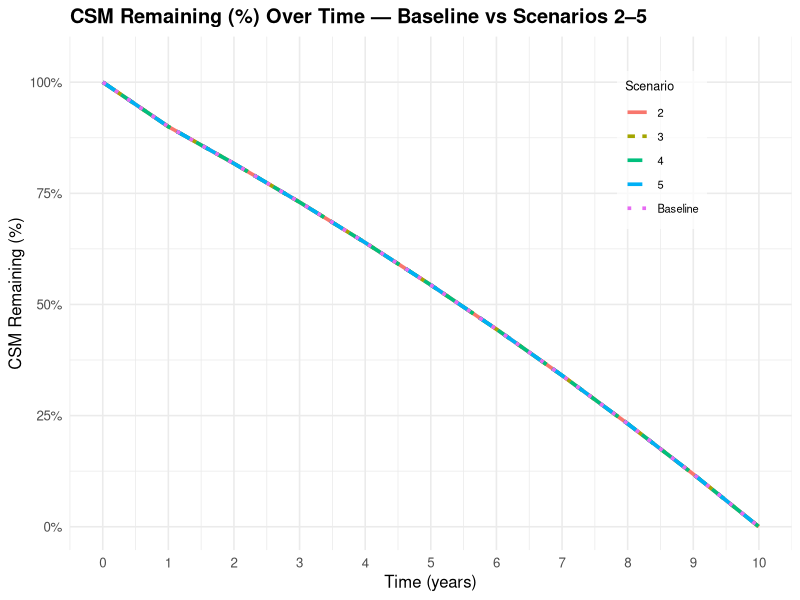
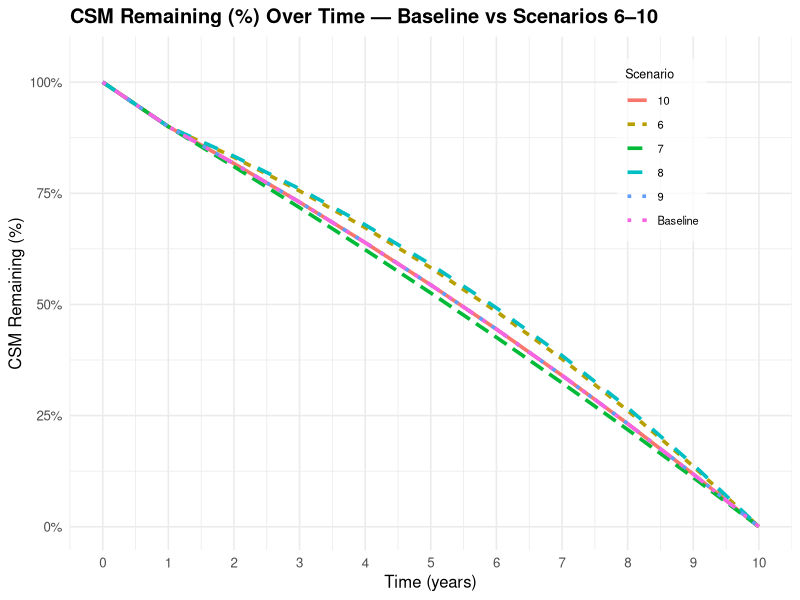
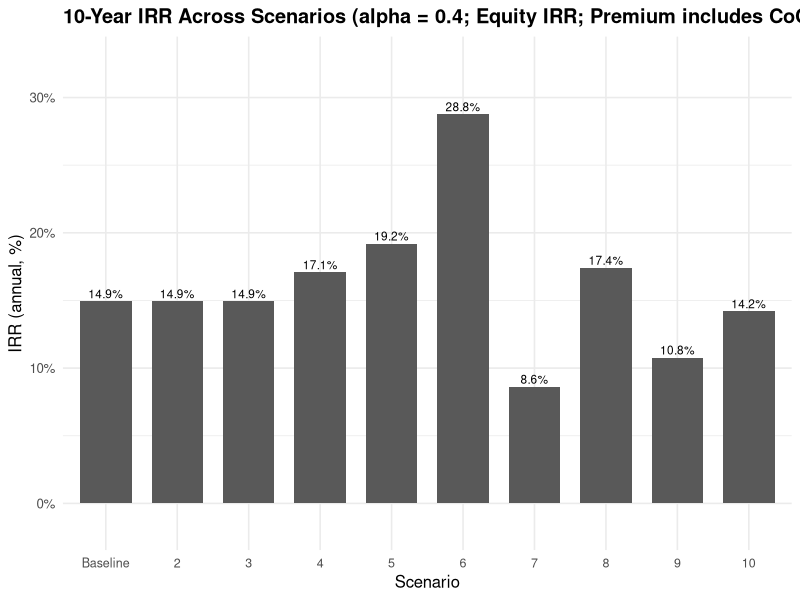
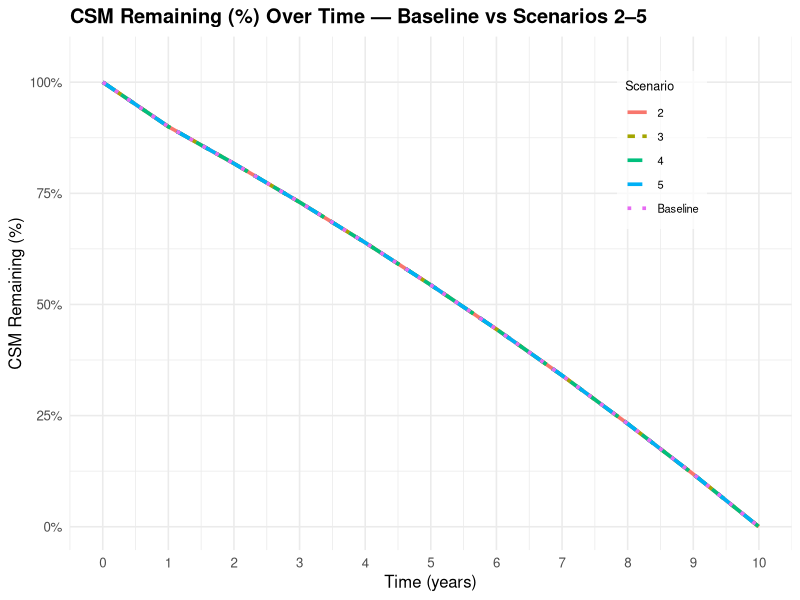
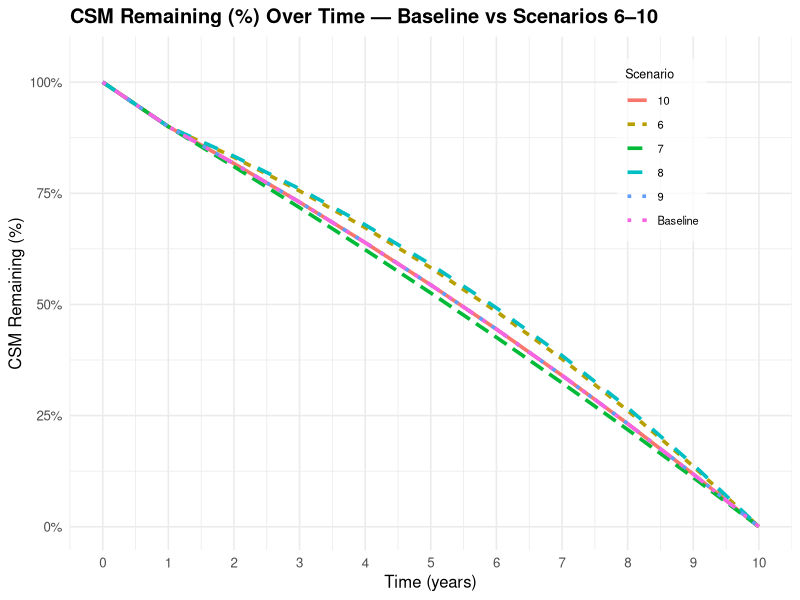
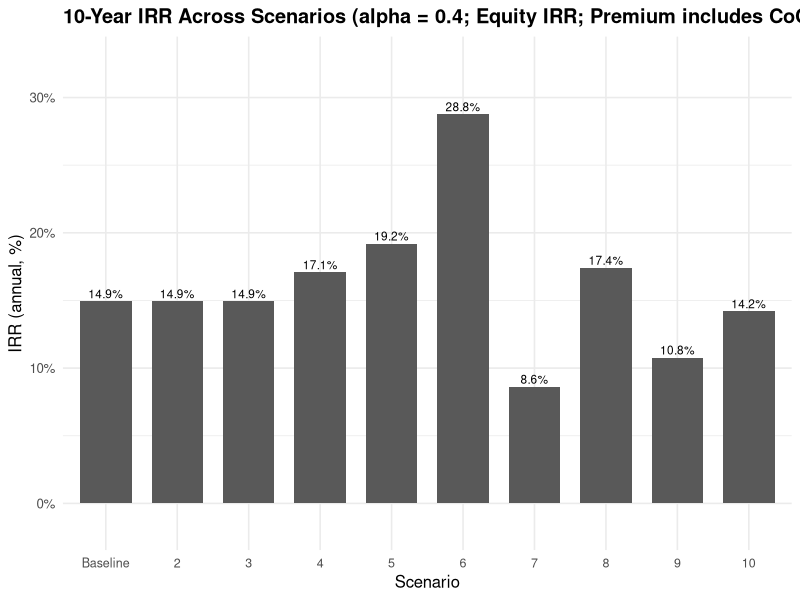

Write the R code that produced these figures, in order.
# ============================================================
#  Helionis Cluster — CSM% (10y) + IRR (10y)
#  WITH Investment Float Factor alpha = 0.4
#
#  Changes vs previous:
#   - Investment income uses float factor:
#       InvIncome_t = alpha * (Premium_t - Expense_t) * inv_rate
#
#  Other key assumptions:
#   - Profit-basis annual CF (years 1..10):
#       CF_t = Premium_t - Expense_t - ExpectedLoss_t + InvIncome_t
#   - IRR:
#       t=0:  -RC
#       t=1..10: CF_t
#       t=10: +RC (capital returned)
#   - Discontinuance (Scenario 10):
#       inforce = 1 - disc*0.5  (avg mid-year lapse)
#       Premium, Loss, InvestBase scale by inforce (Expense = ER*Premium auto)
# ============================================================

pkgs <- c("dplyr", "ggplot2", "scales")
for (p in pkgs) if (!requireNamespace(p, quietly = TRUE)) install.packages(p)
library(dplyr)
library(ggplot2)
library(scales)

set.seed(20260305)

# ---- Inputs (Helionis) ----
EL0 <- 9690080279      # year-1 expected loss (portfolio total)
RC  <- 1516371716      # required capital proxy
T   <- 10              # years

# ---- Investment float factor ----
ALPHA_FLOAT <- 0.40

# ---- Toggle (keep as you had) ----
# TRUE  = Equity IRR (Premium includes CoC charge)
# FALSE = Operating IRR (Premium excludes CoC charge)
INCLUDE_COC_IN_PREMIUM <- TRUE

# ---- Scenario table ----
scn <- tibble(
  scenario = c("Baseline","2","3","4","5","6","7","8","9","10"),
  ER = c(0.30, 0.45, 0.60, 0.30, 0.30, 0.30, 0.30, 0.30, 0.30, 0.30),
  rf1y = c(0.0179,0.0179,0.0179,0.0179,0.0179,0.0545,0.0015,0.0179,0.0179,0.0179),
  coc_spread = c(0.06,0.06,0.06,0.08,0.10,0.06,0.06,0.06,0.06,0.06),
  inv_spread = c(0.005,0.005,0.005,0.005,0.005,0.005,0.005,0.005,-0.01,0.005),
  infl = c(0.02465,0.02465,0.02465,0.02465,0.02465,0.02465,0.02465,0.0708,0.02465,0.02465),
  disc = c(0,0,0,0,0,0,0,0,0,0.10)
)

# ---- Helpers ----
premium_level <- function(EL, ER, coc_rate, RC, include_coc = TRUE) {
  rhs <- if (include_coc) (EL + coc_rate * RC) else EL
  rhs / (1 - ER)
}

pv_remaining <- function(x, t, rf) {
  rem <- t:length(x)
  sum(x[rem] / (1 + rf)^((rem - (t-1))))
}

solve_irr_robust <- function(cashflows, lower = -0.9, upper_start = 0.5, upper_max = 1e6) {
  npv <- function(r) sum(cashflows / (1 + r)^(0:(length(cashflows)-1)))
  lo <- lower; hi <- upper_start
  v_lo <- npv(lo); v_hi <- npv(hi)
  
  if (is.finite(v_lo) && is.finite(v_hi) && v_lo * v_hi < 0) {
    return(uniroot(function(r) npv(r), lower = lo, upper = hi)$root)
  }
  while (hi < upper_max && is.finite(v_hi) && v_lo * v_hi > 0) {
    hi <- hi * 2
    v_hi <- npv(hi)
    if (is.finite(v_lo) && is.finite(v_hi) && v_lo * v_hi < 0) {
      return(uniroot(function(r) npv(r), lower = lo, upper = hi)$root)
    }
  }
  NA_real_
}

# ---- Core per scenario ----
build_path <- function(one_scn) {
  
  ER   <- one_scn$ER
  rf   <- one_scn$rf1y
  infl <- one_scn$infl
  disc <- one_scn$disc
  
  coc_rate <- rf + one_scn$coc_spread
  inv_rate <- rf + one_scn$inv_spread
  
  # realistic lapse: average mid-year
  inforce <- 1 - disc * 0.5
  
  Prem1 <- premium_level(EL0, ER, coc_rate, RC, include_coc = INCLUDE_COC_IN_PREMIUM)
  
  years <- 1:T
  
  Premium  <- Prem1 * (1 + infl)^(years - 1) * inforce
  Expense  <- ER * Premium
  Loss_inc <- EL0  * (1 + infl)^(years - 1) * inforce
  
  # Investment base: net premium (= Premium - Expense)
  # Float factor alpha applied here
  InvestBase <- (Premium - Expense)
  InvIncome  <- ALPHA_FLOAT * InvestBase * inv_rate
  
  # Profit-basis CF (your definition)
  CF <- Premium - Expense - Loss_inc + InvIncome
  
  # IRR: -RC at t=0, CF1..CF10, +RC at year 10
  CF_irr <- c(-RC, CF)
  CF_irr[length(CF_irr)] <- CF_irr[length(CF_irr)] + RC
  irr <- solve_irr_robust(CF_irr)
  
  # CSM proxy: PV of remaining CF + fixed CU release
  CSM0 <- sum(CF / (1 + rf)^(1:T))
  CSM0 <- ifelse(CSM0 <= 0, 1e-6, CSM0)
  
  CSM <- numeric(T + 1)
  CSM[1] <- CSM0
  for (t in 1:T) {
    PV_rem <- pv_remaining(CF, t, rf)
    PV_rem <- max(PV_rem, 0)
    remaining_years <- (T - t + 1)
    release <- PV_rem / remaining_years
    CSM[t+1] <- PV_rem - release
  }
  CSM_pct <- CSM / CSM0 * 100
  
  list(scenario = one_scn$scenario, year = 0:T, CSM_pct = CSM_pct, irr = irr)
}

# ---- Run ----
paths <- lapply(split(scn, scn$scenario), function(df) build_path(df[1, ]))

csm_df <- bind_rows(lapply(paths, function(p) {
  data.frame(scenario = p$scenario, year = p$year, CSM_pct = p$CSM_pct)
}))

irr_df <- bind_rows(lapply(paths, function(p) {
  data.frame(scenario = p$scenario, IRR_10yr = p$irr, IRR_pct = p$irr * 100)
})) %>%
  mutate(scenario = factor(scenario, levels = c("Baseline","2","3","4","5","6","7","8","9","10"))) %>%
  arrange(scenario)

# ---- Plot 1 ----
group1 <- c("Baseline","2","3","4","5")
p1 <- ggplot(csm_df %>% filter(scenario %in% group1),
             aes(x = year, y = CSM_pct, color = scenario, linetype = scenario)) +
  geom_line(linewidth = 1.25) +
  scale_y_continuous(limits = c(0, 105), labels = function(x) paste0(round(x), "%")) +
  scale_x_continuous(breaks = 0:T) +
  labs(
    title = "CSM Remaining (%) Over Time — Baseline vs Scenarios 2–5",
    x = "Time (years)", y = "CSM Remaining (%)",
    color = "Scenario", linetype = "Scenario"
  ) +
  theme_minimal(base_size = 12) +
  theme(
    plot.title = element_text(face = "bold"),
    legend.position = c(0.82, 0.78),
    legend.background = element_rect(fill = alpha("white", 0.7), color = NA),
    legend.title = element_text(size = 9),
    legend.text  = element_text(size = 8)
  )
ggsave("csm_pct_baseline_vs_2to5.png", p1, width = 10.5, height = 6, dpi = 160)

# ---- Plot 2 ----
group2 <- c("Baseline","6","7","8","9","10")
p2 <- ggplot(csm_df %>% filter(scenario %in% group2),
             aes(x = year, y = CSM_pct, color = scenario, linetype = scenario)) +
  geom_line(linewidth = 1.25) +
  scale_y_continuous(limits = c(0, 105), labels = function(x) paste0(round(x), "%")) +
  scale_x_continuous(breaks = 0:T) +
  labs(
    title = "CSM Remaining (%) Over Time — Baseline vs Scenarios 6–10",
    x = "Time (years)", y = "CSM Remaining (%)",
    color = "Scenario", linetype = "Scenario"
  ) +
  theme_minimal(base_size = 12) +
  theme(
    plot.title = element_text(face = "bold"),
    legend.position = c(0.82, 0.78),
    legend.background = element_rect(fill = alpha("white", 0.7), color = NA),
    legend.title = element_text(size = 9),
    legend.text  = element_text(size = 8)
  )
ggsave("csm_pct_baseline_vs_6to10.png", p2, width = 10.5, height = 6, dpi = 160)

# ---- Plot 3: IRR ----
p3 <- ggplot(irr_df, aes(x = scenario, y = IRR_pct)) +
  geom_col(width = 0.72, na.rm = TRUE) +
  geom_text(aes(label = ifelse(is.na(IRR_pct), "NA", sprintf("%.1f%%", IRR_pct))),
            vjust = ifelse(is.na(irr_df$IRR_pct) | irr_df$IRR_pct >= 0, -0.35, 1.2),
            size = 3) +
  scale_y_continuous(labels = function(x) paste0(x, "%"),
                     expand = expansion(mult = c(0.12, 0.20))) +
  labs(
    title = paste0("10-Year IRR Across Scenarios (alpha = ", ALPHA_FLOAT,
                   ifelse(INCLUDE_COC_IN_PREMIUM,
                          "; Equity IRR; Premium includes CoC)",
                          "; Operating IRR; Premium excludes CoC)")),
    x = "Scenario",
    y = "IRR (annual, %)"
  ) +
  theme_minimal(base_size = 12) +
  theme(
    plot.title = element_text(face = "bold"),
    axis.text.x = element_text(size = 9)
  )
ggsave("irr_10yr_all_scenarios.png", p3, width = 11, height = 6, dpi = 160)

cat("\nSaved charts:\n",
    " - csm_pct_baseline_vs_2to5.png\n",
    " - csm_pct_baseline_vs_6to10.png\n",
    " - irr_10yr_all_scenarios.png\n", sep = "")

print(p1); print(p2); print(p3)

cat("\nIRR table:\n")
print(irr_df %>% mutate(IRR_pct = round(IRR_pct, 3)), row.names = FALSE)
